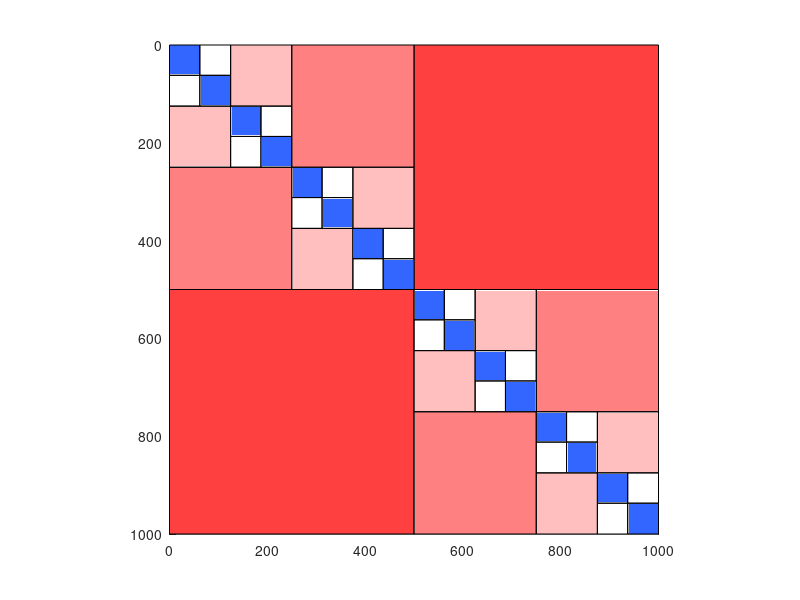

The MATLAB source for this figure:
figure('Position',[100,100,800,800]);hold on;axis square;axis ij;rectangle('position',[0 500 500 500],'facecolor',[1.0,0.250000,0.250000]);
rectangle('position',[500 0 500 500],'facecolor',[1.0,0.250000,0.250000]);
rectangle('position',[0 250 250 250],'facecolor',[1.0,0.500000,0.500000]);
rectangle('position',[250 0 250 250],'facecolor',[1.0,0.500000,0.500000]);
rectangle('position',[500 750 250 250],'facecolor',[1.0,0.500000,0.500000]);
rectangle('position',[750 500 250 250],'facecolor',[1.0,0.500000,0.500000]);
rectangle('position',[0 125 125 125],'facecolor',[1.0,0.750000,0.750000]);
rectangle('position',[125 0 125 125],'facecolor',[1.0,0.750000,0.750000]);
rectangle('position',[250 375 125 125],'facecolor',[1.0,0.750000,0.750000]);
rectangle('position',[375 250 125 125],'facecolor',[1.0,0.750000,0.750000]);
rectangle('position',[500 625 125 125],'facecolor',[1.0,0.750000,0.750000]);
rectangle('position',[625 500 125 125],'facecolor',[1.0,0.750000,0.750000]);
rectangle('position',[750 875 125 125],'facecolor',[1.0,0.750000,0.750000]);
rectangle('position',[875 750 125 125],'facecolor',[1.0,0.750000,0.750000]);
rectangle('position',[0 62 62 63],'facecolor',[1.0,1.000000,1.000000]);
rectangle('position',[0 0 62 62],'facecolor',[0.2,0.4,1.0]);
rectangle('position',[62 0 63 62],'facecolor',[1.0,1.000000,1.000000]);
rectangle('position',[62 62 63 63],'facecolor',[0.2,0.4,1.0]);
rectangle('position',[125 187 62 63],'facecolor',[1.0,1.000000,1.000000]);
rectangle('position',[125 125 62 62],'facecolor',[0.2,0.4,1.0]);
rectangle('position',[187 125 63 62],'facecolor',[1.0,1.000000,1.000000]);
rectangle('position',[187 187 63 63],'facecolor',[0.2,0.4,1.0]);
rectangle('position',[250 312 62 63],'facecolor',[1.0,1.000000,1.000000]);
rectangle('position',[250 250 62 62],'facecolor',[0.2,0.4,1.0]);
rectangle('position',[312 250 63 62],'facecolor',[1.0,1.000000,1.000000]);
rectangle('position',[312 312 63 63],'facecolor',[0.2,0.4,1.0]);
rectangle('position',[375 437 62 63],'facecolor',[1.0,1.000000,1.000000]);
rectangle('position',[375 375 62 62],'facecolor',[0.2,0.4,1.0]);
rectangle('position',[437 375 63 62],'facecolor',[1.0,1.000000,1.000000]);
rectangle('position',[437 437 63 63],'facecolor',[0.2,0.4,1.0]);
rectangle('position',[500 562 62 63],'facecolor',[1.0,1.000000,1.000000]);
rectangle('position',[500 500 62 62],'facecolor',[0.2,0.4,1.0]);
rectangle('position',[562 500 63 62],'facecolor',[1.0,1.000000,1.000000]);
rectangle('position',[562 562 63 63],'facecolor',[0.2,0.4,1.0]);
rectangle('position',[625 687 62 63],'facecolor',[1.0,1.000000,1.000000]);
rectangle('position',[625 625 62 62],'facecolor',[0.2,0.4,1.0]);
rectangle('position',[687 625 63 62],'facecolor',[1.0,1.000000,1.000000]);
rectangle('position',[687 687 63 63],'facecolor',[0.2,0.4,1.0]);
rectangle('position',[750 812 62 63],'facecolor',[1.0,1.000000,1.000000]);
rectangle('position',[750 750 62 62],'facecolor',[0.2,0.4,1.0]);
rectangle('position',[812 750 63 62],'facecolor',[1.0,1.000000,1.000000]);
rectangle('position',[812 812 63 63],'facecolor',[0.2,0.4,1.0]);
rectangle('position',[875 937 62 63],'facecolor',[1.0,1.000000,1.000000]);
rectangle('position',[875 875 62 62],'facecolor',[0.2,0.4,1.0]);
rectangle('position',[937 875 63 62],'facecolor',[1.0,1.000000,1.000000]);
rectangle('position',[937 937 63 63],'facecolor',[0.2,0.4,1.0]);
hold off;